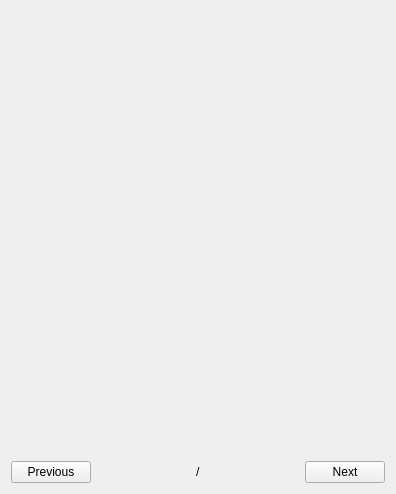
<?xml version="1.0" encoding="UTF-8"?>
<ui version="4.0">
 <class>epub_viewer</class>
 <widget class="QWidget" name="epub_viewer">
  <property name="geometry">
   <rect>
    <x>0</x>
    <y>0</y>
    <width>396</width>
    <height>494</height>
   </rect>
  </property>
  <property name="windowTitle">
   <string>Form</string>
  </property>
  <layout class="QVBoxLayout" name="verticalLayout">
   <item>
    <widget class="QLabel" name="img_lbl">
     <property name="sizePolicy">
      <sizepolicy hsizetype="Expanding" vsizetype="Expanding">
       <horstretch>0</horstretch>
       <verstretch>0</verstretch>
      </sizepolicy>
     </property>
     <property name="text">
      <string/>
     </property>
     <property name="alignment">
      <set>Qt::AlignCenter</set>
     </property>
    </widget>
   </item>
   <item>
    <layout class="QHBoxLayout" name="horizontalLayout">
     <item>
      <widget class="QPushButton" name="prev_btn">
       <property name="sizePolicy">
        <sizepolicy hsizetype="Maximum" vsizetype="Fixed">
         <horstretch>0</horstretch>
         <verstretch>0</verstretch>
        </sizepolicy>
       </property>
       <property name="text">
        <string>Previous</string>
       </property>
      </widget>
     </item>
     <item>
      <widget class="QLabel" name="current_page_lbl">
       <property name="text">
        <string/>
       </property>
       <property name="alignment">
        <set>Qt::AlignCenter</set>
       </property>
      </widget>
     </item>
     <item>
      <widget class="QLabel" name="slash_lbl">
       <property name="sizePolicy">
        <sizepolicy hsizetype="Maximum" vsizetype="Preferred">
         <horstretch>0</horstretch>
         <verstretch>0</verstretch>
        </sizepolicy>
       </property>
       <property name="text">
        <string>/</string>
       </property>
      </widget>
     </item>
     <item>
      <widget class="QLabel" name="page_count_lbl">
       <property name="text">
        <string/>
       </property>
       <property name="alignment">
        <set>Qt::AlignCenter</set>
       </property>
      </widget>
     </item>
     <item>
      <widget class="QPushButton" name="next_btn">
       <property name="sizePolicy">
        <sizepolicy hsizetype="Maximum" vsizetype="Fixed">
         <horstretch>0</horstretch>
         <verstretch>0</verstretch>
        </sizepolicy>
       </property>
       <property name="text">
        <string>Next</string>
       </property>
      </widget>
     </item>
    </layout>
   </item>
  </layout>
 </widget>
 <resources/>
 <connections/>
</ui>
